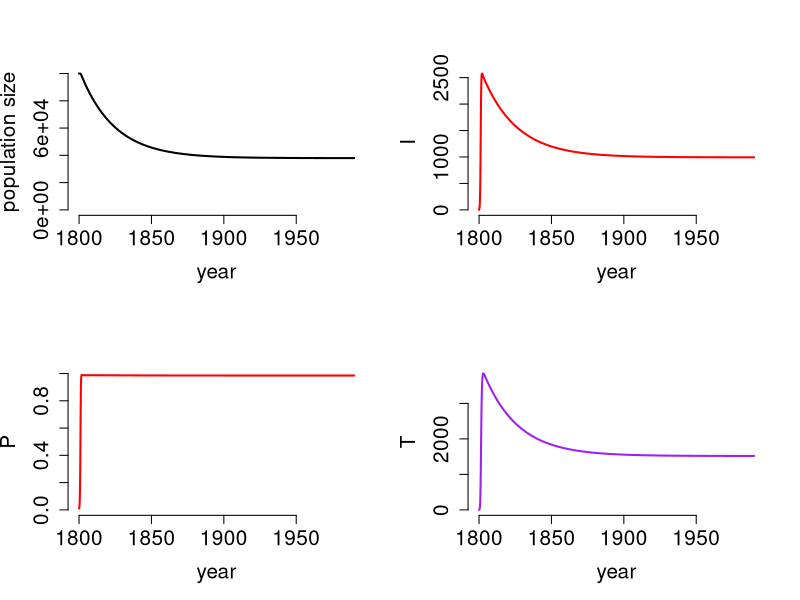

This figure's R source:
library(deSolve)
##      *** Key assumptions ***
## * No HIV yet
## * No vaccination yet
## * No XDR TB yet
## * Total birth rate is constant
## * Beta (transmission) doesn't change with pop. size
## * No fast progressors (S->I)
## * Assuming that attrition means treated people become latent
##   again (later could consider that they go directly back into
##   infectious class)
## * Infectiousness & diseases are the same thing here (I)

rm(list=ls())                   # Clear all variables and functions
## sir() -- Function for numerical analysis of model 1
slitr <- function(t,y,parms){
    with(c(as.list(y),parms),{
        N <- S+L+I+T+R
        dSdt <- -beta*S*I/N + TotalBirthRate -
            natDeathRate*S
        dLdt <- beta*S*I/N - activationRate*L + Rel_Reinf_Ratio*beta*R*I/N +
            attritionRate*T -
                natDeathRate*L 
        dIdt <- activationRate*L - treatmentRate*I -
            natDeathRate*I - TBdeathRate*I
        dTdt <- treatmentRate*I - attritionRate*T - recovRate*T -
            natDeathRate*T
        dRdt <- recovRate*T - Rel_Reinf_Ratio*beta*R*I/N -
            natDeathRate*R
        dNdt <- TotalBirthRate - natDeathRate*N - TBdeathRate*I
        list(c(dSdt, dLdt, dIdt, dTdt, dRdt))
    })
}

time <- 0
N0 <- 10^5
initPop <- c(S = NA,
            L = .01*N0,
            I = 0, 
            T = 0,
            R = 0)
initPop['S'] <- N0 - sum(initPop, na.rm=T)

daysPerYear <- 365.25
param.vals <- c(
    TotalBirthRate = NA, ## people per year
    beta = 1*daysPerYear, ## infectious contact events per unit year
    natDeathRate = .016,  # people/ ( people * year)
    activationRate = 1/7, # people/ ( people * year)
    Rel_Reinf_Ratio = .8, # ratio of beta for reinfection vs first infection
    attritionRate = .3*2,# people/ ( people * 6 months) * (12 months/ yr)
    TBdeathRate = 1/1, # people/ ( people * year)
    treatmentRate = 1/.25, ## people/ ( people * year)
    recovRate = 1/.5 # people/ ( people * year)
    )
param.vals['TotalBirthRate'] <- param.vals['natDeathRate']*N0

time.out <- seq(1800,1990, by = 1/12) ## years

tsTB <- data.frame(lsoda(
  y = initPop,               # Initial conditions for population
  times = time.out,             # Timepoints for evaluation
  func = slitr,                   # Function to evaluate
  parms = param.vals                # Vector of parameters
  ))
tsTB <- within(tsTB, {
        N <- S+L+I+T+R
})

head(tsTB)

par(bty ='n', 'ps' = 18, lwd = 2, mfrow = c(2,2))
with(tsTB, plot(time, N, xlab = 'year', ylab = 'population size',
                type = 'l',
                ylim = c(0, N0)))
with(tsTB, plot(time, I, xlab = 'year', ylab = 'I',
                type = 'l', col = 'red',
                ylim = c(0, max(tsTB$I))))
with(tsTB, plot(time, (I+L+T)/N, xlab = 'year', ylab = 'P',
                type = 'l', col = 'red',
                ylim = c(0, 1)))
with(tsTB, plot(time, T, xlab = 'year', ylab = 'T',
                type = 'l', col = 'purple',
                ylim = c(0, max(T))))
